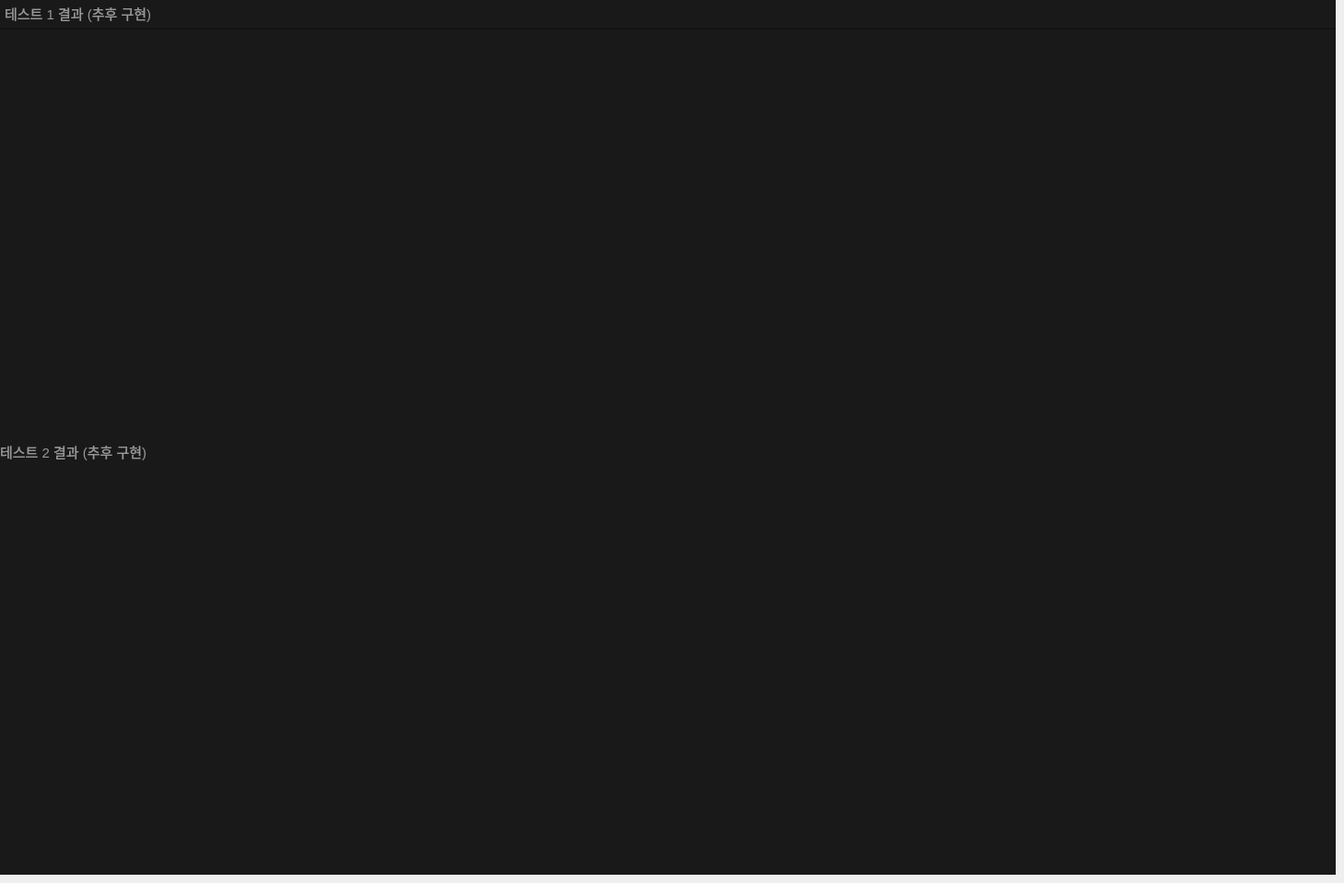
            <widget class="QWidget" name="page_3">
             <widget class="QFrame" name="frame_11">
              <property name="geometry">
               <rect>
                <x>0</x>
                <y>0</y>
                <width>1450</width>
                <height>950</height>
               </rect>
              </property>
              <property name="minimumSize">
               <size>
                <width>1450</width>
                <height>950</height>
               </size>
              </property>
              <property name="maximumSize">
               <size>
                <width>1000</width>
                <height>16777215</height>
               </size>
              </property>
              <property name="styleSheet">
               <string notr="true">background-color: rgb(18, 18, 18);</string>
              </property>
              <property name="frameShape">
               <enum>QFrame::NoFrame</enum>
              </property>
              <property name="frameShadow">
               <enum>QFrame::Raised</enum>
              </property>
              <layout class="QVBoxLayout" name="verticalLayout_31" stretch="0,0">
               <property name="spacing">
                <number>2</number>
               </property>
               <property name="leftMargin">
                <number>0</number>
               </property>
               <property name="topMargin">
                <number>0</number>
               </property>
               <property name="rightMargin">
                <number>0</number>
               </property>
               <property name="bottomMargin">
                <number>0</number>
               </property>
               <item>
                <widget class="QFrame" name="frame_24">
                 <property name="minimumSize">
                  <size>
                   <width>0</width>
                   <height>30</height>
                  </size>
                 </property>
                 <property name="maximumSize">
                  <size>
                   <width>16777215</width>
                   <height>30</height>
                  </size>
                 </property>
                 <property name="styleSheet">
                  <string notr="true">background-color: rgb(25, 25, 25);</string>
                 </property>
                 <property name="frameShape">
                  <enum>QFrame::NoFrame</enum>
                 </property>
                 <property name="frameShadow">
                  <enum>QFrame::Raised</enum>
                 </property>
                 <layout class="QHBoxLayout" name="horizontalLayout_18">
                  <property name="spacing">
                   <number>0</number>
                  </property>
                  <property name="leftMargin">
                   <number>5</number>
                  </property>
                  <property name="topMargin">
                   <number>0</number>
                  </property>
                  <property name="rightMargin">
                   <number>5</number>
                  </property>
                  <property name="bottomMargin">
                   <number>0</number>
                  </property>
                  <item>
                   <widget class="QLabel" name="label_39">
                    <property name="minimumSize">
                     <size>
                      <width>0</width>
                      <height>30</height>
                     </size>
                    </property>
                    <property name="maximumSize">
                     <size>
                      <width>16777215</width>
                      <height>30</height>
                     </size>
                    </property>
                    <property name="font">
                     <font>
                      <family>Arial</family>
                      <pointsize>11</pointsize>
                      <weight>50</weight>
                      <bold>false</bold>
                     </font>
                    </property>
                    <property name="styleSheet">
                     <string notr="true">color: rgb(152, 152, 152);</string>
                    </property>
                    <property name="text">
                     <string>&lt;html&gt;&lt;head/&gt;&lt;body&gt;&lt;p&gt;테스트 1 결과 (추후 구현)&lt;/p&gt;&lt;/body&gt;&lt;/html&gt;</string>
                    </property>
                    <property name="alignment">
                     <set>Qt::AlignLeading|Qt::AlignLeft|Qt::AlignVCenter</set>
                    </property>
                   </widget>
                  </item>
                 </layout>
                </widget>
               </item>
               <item>
                <widget class="QFrame" name="dataFrame_8">
                 <property name="styleSheet">
                  <string notr="true">background-color: rgb(25, 25, 25);</string>
                 </property>
                 <property name="frameShape">
                  <enum>QFrame::NoFrame</enum>
                 </property>
                 <property name="frameShadow">
                  <enum>QFrame::Raised</enum>
                 </property>
                 <layout class="QVBoxLayout" name="verticalLayout_11">
                  <property name="spacing">
                   <number>0</number>
                  </property>
                  <property name="leftMargin">
                   <number>0</number>
                  </property>
                  <property name="topMargin">
                   <number>0</number>
                  </property>
                  <property name="rightMargin">
                   <number>0</number>
                  </property>
                  <property name="bottomMargin">
                   <number>0</number>
                  </property>
                  <item>
                   <widget class="QLabel" name="label_40">
                    <property name="minimumSize">
                     <size>
                      <width>0</width>
                      <height>30</height>
                     </size>
                    </property>
                    <property name="maximumSize">
                     <size>
                      <width>16777215</width>
                      <height>30</height>
                     </size>
                    </property>
                    <property name="font">
                     <font>
                      <family>Arial</family>
                      <pointsize>11</pointsize>
                      <weight>50</weight>
                      <bold>false</bold>
                     </font>
                    </property>
                    <property name="styleSheet">
                     <string notr="true">color: rgb(152, 152, 152);</string>
                    </property>
                    <property name="text">
                     <string>&lt;html&gt;&lt;head/&gt;&lt;body&gt;&lt;p&gt;테스트 2 결과 (추후 구현)&lt;/p&gt;&lt;/body&gt;&lt;/html&gt;</string>
                    </property>
                    <property name="alignment">
                     <set>Qt::AlignLeading|Qt::AlignLeft|Qt::AlignVCenter</set>
                    </property>
                   </widget>
                  </item>
                 </layout>
                </widget>
               </item>
              </layout>
             </widget>
            </widget>
